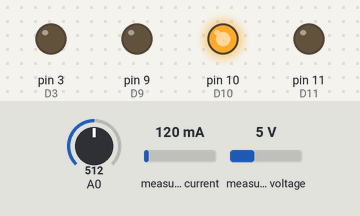
Recording of a sketch running on a simulated Arduino Uno, built for the host (arithmetic inside an expression is 32-bit, double 64-bit). Parts: output pins drawn as LEDs (lit = HIGH). The inputs (shaded band) are chosen by the test bench; at power-on: A0 = 512, measured current 120 mA, measured voltage 5 V. Pins used as bus, display or sensor lines are not drawn; what the sketch prints to the serial monitor is not drawn.

Above: at 1.2 s.
At 3.8 s:
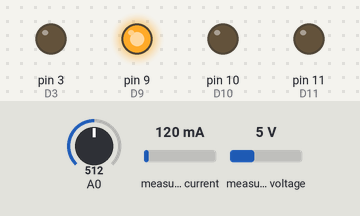
Timing chart, 0 to 6.7 s (numbered marks = the images above):
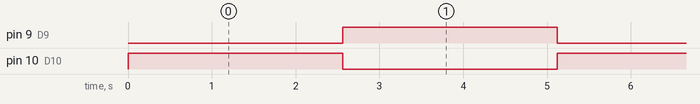

The sketch:

SenyPlaca.ino
```cpp
// C++ code
#define PI 3.1415926535897932384626433832795
#include <Wire.h>
#include "SDL_Arduino_INA3221.h"
SDL_Arduino_INA3221 ina3221;

// the three channels of the INA3221 named for SunAirPlus Solar Power Controller channels (www.switchdoc.com)
#define LIPO_BATTERY_CHANNEL 1
#define SOLAR_CELL_CHANNEL 2
#define OUTPUT_CHANNEL 3

int D10=10;
int D4=4;
int D3=3;
int D5=5;
int D9=9;
int D11=11;
int duty1=25;
int duty2=25;
float   mil,sec=0,t;
float Out1,Out2,Out1a,Out1b,Out2a,Out2b;
void setup(){
  Serial.begin(115200);
  pinMode(D10, OUTPUT);
  pinMode(D4, OUTPUT);
  pinMode(D3, OUTPUT);
  pinMode(D5, OUTPUT);
  pinMode(D9, OUTPUT);
  pinMode(D11, OUTPUT);

  noInterrupts();           // deshabilita las interrupciones

  // TIMER 0

   TCCR0A = 0;                        // importante colocar en cero
   TCCR0B = 0;                        // importante colocar en cero
   TCNT0  = 0;                        // importante colocar en cero

   TCCR0A |= (1 << WGM01);            // CTC mode
   TCCR0B = _BV(CS02)| _BV(CS00);     // Clock/1024   //prescaler1024
   OCR0A  = 15; //(16000000/1024/frec=1000Hz)-1;       //
   TIMSK0 |= (1 << OCIE0A);           // enable

  // TIMER 2

   TCCR2A = 0;                        // importante colocar en cero
   TCCR2B = 0;                        // importante colocar en cero
   TCNT2  = 0;                        // importante colocar en cero


  // TIMER 2 Fast PWM 8-bit mode
  TCCR2A = _BV(COM2A1) | _BV(COM2B1) | _BV(WGM21) | _BV(WGM20);  //Clear mode
  TCCR2B = (0 << CS22)| _BV(CS20);
  interrupts();

  //******************************* INA3221*****************************
  Serial.println("SDA_Arduino_INA3221_Test");

  Serial.println("Measuring voltage and current with ina3221 ...");
  ina3221.begin();

  Serial.print("Manufactures ID=0x");
  int MID;
  MID = ina3221.getManufID();
  Serial.println(MID,HEX);
  //********************************************************************
}

ISR(TIMER0_COMPA_vect){          // timer 0  (cada 1 mS)
 mil =mil+1;
 if(mil == 1000.0){
     sec=sec+1.0;
    mil=0;
  }
 t= sec+mil/1000.0;

 Out1 = 255.0*sin(2.0*PI*0.2*t);     // SENO para EL PIN D3, D4 y D5
 Out2 = 255.0*sin(2.0*PI*0.2*t);    // SENO para EL PIN D11, D10 y D9

 if (Out1 >= 0.0) {  Out1a = Out1;digitalWrite(D4,HIGH);digitalWrite(D5,LOW);OCR2B  =  Out1a;} // D4 y D5 Compuerta AND seno POSITIVO
else { Out1b = abs(Out1);digitalWrite(D4,LOW);digitalWrite(D5,HIGH);OCR2B  =  abs(Out1);} // D4 y D5 Compuerta AND seno NEGATIVO

if (Out2 >= 0.0) {  Out2a = Out2;digitalWrite(D10,HIGH);digitalWrite(D9,LOW);OCR2A=Out2a;} // D10 y D9 Compuerta AND seno POSITIVO
else { Out2b = abs(Out2);digitalWrite(D10,LOW);digitalWrite(D9,HIGH);OCR2A=abs(Out2);} // D10 y 9 Compuerta AND seno NEGATIVO
}

void loop() {

  float sen=analogRead(A0);
  double senmap=5.0*sen/1024.0;
//Serial.println(senmap);
 //Serial.print(",");
 //Serial.print(Out2a);
// Serial.print(",");
// Serial.println(Out2b);

//**********************************************************************

//*************************INA3221*************************************
Serial.println("------------------------------");
  float shuntvoltage1 = 0;
  float busvoltage1 = 0;
  float current_mA1 = 0;
  float loadvoltage1 = 0;


  busvoltage1 = ina3221.getBusVoltage_V(LIPO_BATTERY_CHANNEL);
  shuntvoltage1 = ina3221.getShuntVoltage_mV(LIPO_BATTERY_CHANNEL);
  current_mA1 = -ina3221.getCurrent_mA(LIPO_BATTERY_CHANNEL);  // minus is to get the "sense" right.   - means the battery is charging, + that it is discharging
  loadvoltage1 = busvoltage1 + (shuntvoltage1 / 1000);

  //Serial.print("LIPO_Battery Bus Voltage:   "); Serial.print(busvoltage1); Serial.println(" V");
  //Serial.print("LIPO_Battery Shunt Voltage: "); Serial.print(shuntvoltage1); Serial.println(" mV");
  //Serial.print("LIPO_Battery Load Voltage:  "); Serial.print(loadvoltage1); Serial.println(" V");
  Serial.print("LIPO_Battery Current 1:       "); Serial.print(current_mA1); Serial.println(" mA");
  Serial.println("");
 //*******************************************************************
}
```

Measured:
- by itself, pin 9 (D9), pin 10 (D10): alternates HIGH for 2.6 s and LOW for 2.6 s
